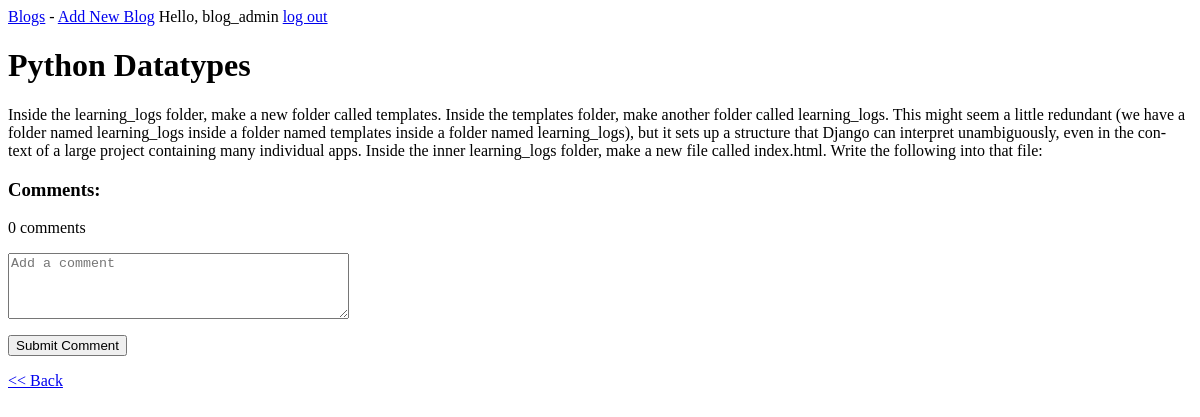
Page /blogs/3/ (signed in) on the earlier database version.
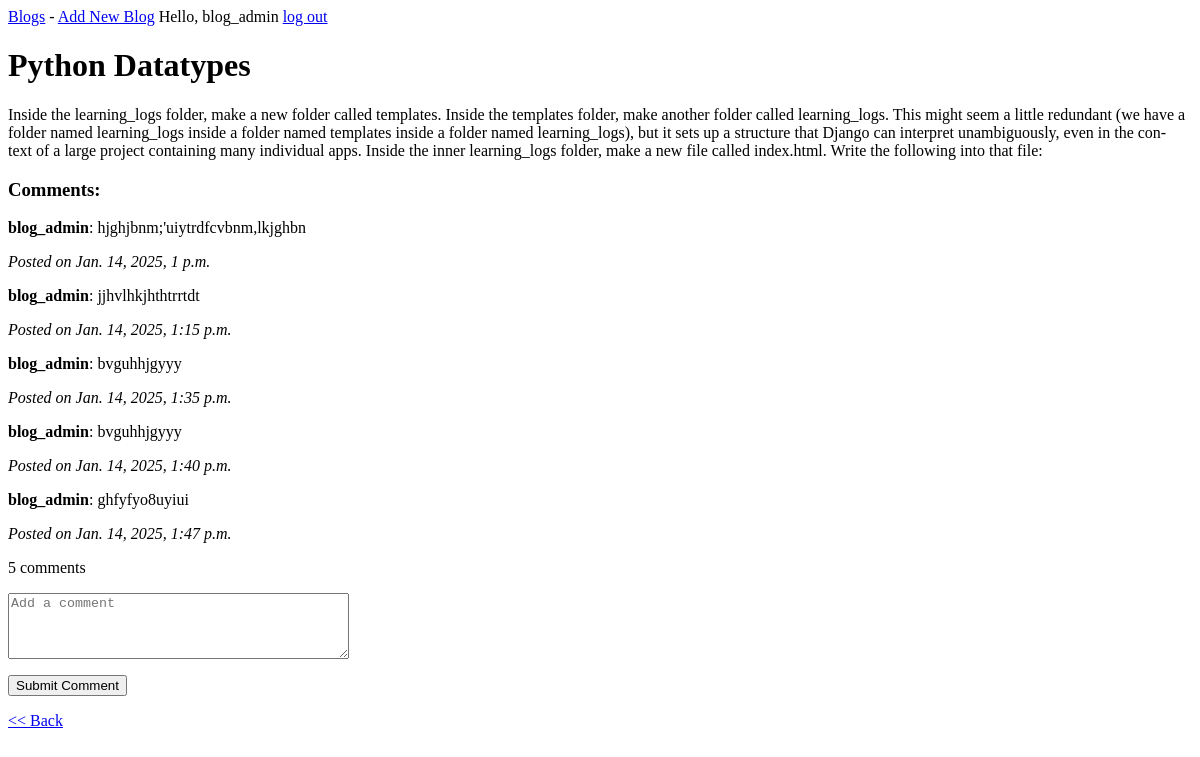
Same page on the later database version.
### blogs/models.py (models this page shows, shortened)
class BlogPost(models.Model):
    title = models.CharField(max_length=200)
    text = models.TextField()  # Changed to TextField to allow long content
    date_added = models.DateTimeField(auto_now_add=True)
    owner = models.ForeignKey(User, on_delete=models.CASCADE)

class Comment(models.Model):
    text = models.TextField()  # Updated to use 'text'
    author = models.ForeignKey(User, on_delete=models.CASCADE)
    blog_post = models.ForeignKey('BlogPost', related_name='comments', on_delete=models.CASCADE)
    created_at = models.DateTimeField(auto_now_add=True)

### blogs/views.py (the view)
# urls.py: path('blogs/<int:post_id>/', views.blog_post_detail, name='blog_post_detail'),
def blog_post_detail(request, post_id):
    post = get_object_or_404(BlogPost, id=post_id)
    if not request.user.is_authenticated:
            return redirect('users:login')  # Redirect unauthenticated users to the login page
    comment_count = Comment.objects.filter(blog_post=post).count()
    if comment_count == 1:
        comment_message = "1 comment"
    else:
        comment_message = f"{comment_count} comments"
    if request.method == 'POST':
        comment_form = CommentForm(request.POST)
        if comment_form.is_valid():
            comment = comment_form.save(commit=False)
            comment.author = request.user  # Set the current user as the comment's author
            comment.blog_post = post  # Associate the comment with the blog post
            comment.save()  # Save the comment
            return redirect('blogs:blog_post_detail', post_id=post.id)
    else:
        comment_form = CommentForm()
    return render(request, 'blogs/blog_post_detail.html', {
        'post': post,
        'comment_form': comment_form,
        'comment_message': comment_message,  # Pass the comment count message to the template
    })

### blogs/forms.py
class CommentForm(forms.ModelForm):
    class Meta:
        model = Comment
        fields = ['text']  # Assuming 'text' is the comment field
    text = forms.CharField(
        widget=forms.Textarea(attrs={'placeholder': 'Add a comment', 'class': 'form-control', 'rows': 4}),
        label=''  # Remove the label by setting it to an empty string
    )

### blogs/templates/blogs/blog_post_detail.html (shortened to what this page needs)
{% extends 'blogs/base.html' %}
{% block content %}
<div class="container">
    <h1>{{ post.title }}</h1>
    <p>{{ post.text }}</p>
    <h3>Comments:</h3>
    {% for comment in post.comments.all %}
        <div class="comment">
            <p><strong>{{ comment.author }}</strong>: {{ comment.text }}</p>
            <p><em>Posted on {{ comment.created_at }}</em></p>
        </div>
    {% endfor %}
	<div class="comment-count">
		<p>{{ comment_message }}</p>
	</div>
    <form method="POST">
        {{ comment_form.as_p }}
        <button type="submit" class="btn btn-primary">Submit Comment</button>
    </form>
    <a href="{% url 'blogs:index' %}" class="btn btn-secondary"><< Back</a>
</div>
{% endblock %}

### blogs/templates/blogs/base.html
<p>
<a href="{% url 'blogs:index' %}">Blogs</a> -
{% if user.is_authenticated %}
	<a href="{% url 'blogs:new_blog' %}">Add New Blog</a>
	Hello, {{user.username }}
	<a href="{% url 'users:logout' %}">log out</a>
{% else %}
	<a href="{% url 'users:register' %}">register</a>
	<a href="{% url 'users:login' %}">log in</a>
{% endif %}
</p>
{% block content %}{% endblock content %}

Differences in the rows shown:
added Comment: author "blog_admin", text "hjghjbnm;'uiytrdfcvbnm,lkjghbn", created_at "Jan. 14, 2025, 1 p.m."
added Comment: author "blog_admin", text "jjhvlhkjhthtrrtdt", created_at "Jan. 14, 2025, 1:15 p.m."
added Comment: author "blog_admin", text "bvguhhjgyyy", created_at "Jan. 14, 2025, 1:35 p.m."
added Comment: author "blog_admin", text "bvguhhjgyyy", created_at "Jan. 14, 2025, 1:40 p.m."
added Comment: author "blog_admin", text "ghfyfyo8uyiui", created_at "Jan. 14, 2025, 1:47 p.m."
Other differences:
{{ comment_message }}: "0 comments" → "5 comments"
